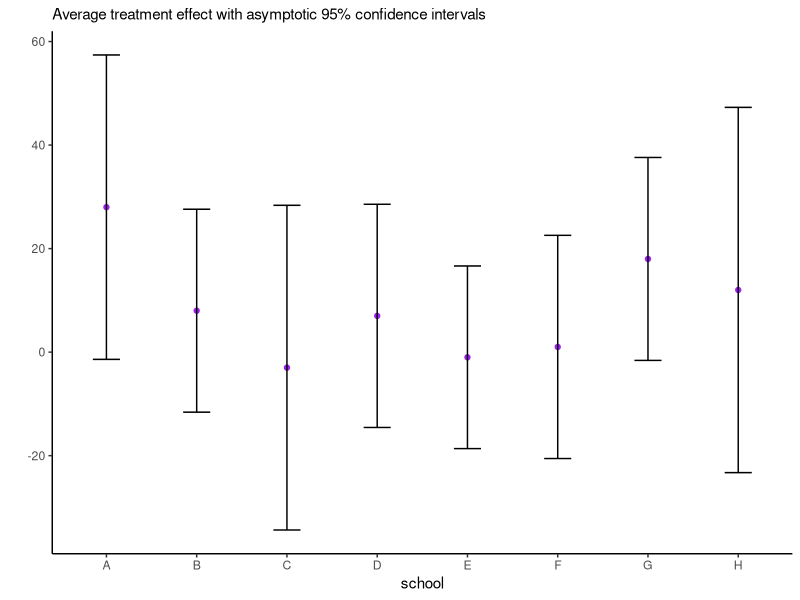

Write R code to recreate this figure.
## ---- chunk 1
#| eval: true
#| echo: false
library(ggplot2)
es <- data.frame(school = LETTERS[1:8], 
                 y = c(28, 8, -3, 7, -1, 1, 18, 12), 
                 se = c(15, 10, 16, 11, 9, 11, 10, 18))
ggplot(es, aes(x = school, y = y)) +
  geom_point(col = "purple") +
  geom_errorbar(aes(ymin = y - 1.96*se, ymax = y + 1.96*se), width = 0.3) +
  labs(x = "school", y = "",
       subtitle = "Average treatment effect with asymptotic 95% confidence intervals") +
  theme_classic()
